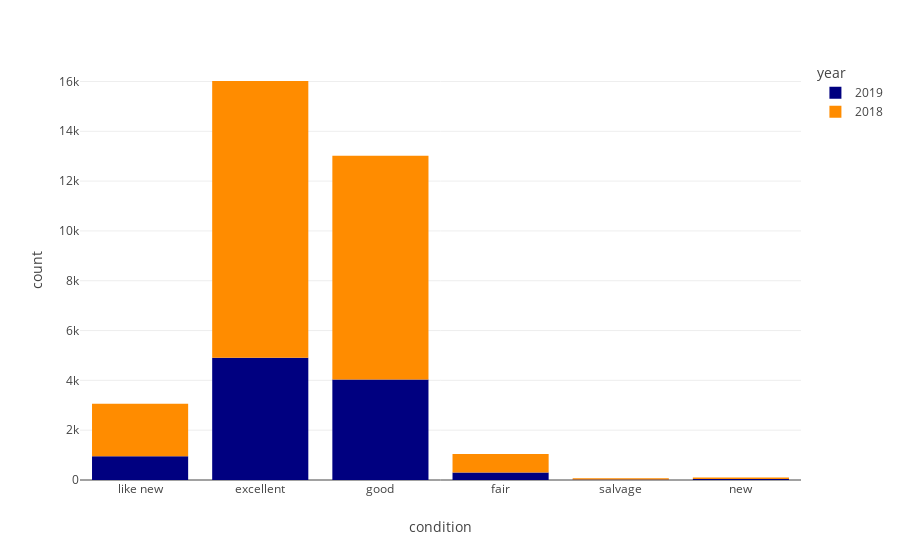

Notebook code cell kept with this figure:
### Code cell
condition_fig = px.histogram(df_clean, x='condition',
                             color = 'year',
                            color_discrete_sequence = ['navy', 'darkorange']
                            )
condition_fig.show()

### Figure 1 — Plotly figure (JSON) as saved in the notebook; plotly's stock layout.template omitted (floating-point values rounded to 4 significant figures; data arrays with more than 128 entries replaced by an {"elided": "..."} marker saying what was removed)
{"data": [{"alignmentgroup": "True", "bingroup": "x", "hovertemplate": "year=2019<br>condition=%{x}<br>count=%{y}<extra></extra>", "legendgroup": "2019", "marker": {"color": "navy", "pattern": {"shape": ""}}, "name": "2019", "offsetgroup": "2019", "orientation": "v", "showlegend": true, "type": "histogram", "x": {"elided": "10257 str values"}, "xaxis": "x", "yaxis": "y"}, {"alignmentgroup": "True", "bingroup": "x", "hovertemplate": "year=2018<br>condition=%{x}<br>count=%{y}<extra></extra>", "legendgroup": "2018", "marker": {"color": "darkorange", "pattern": {"shape": ""}}, "name": "2018", "offsetgroup": "2018", "orientation": "v", "showlegend": true, "type": "histogram", "x": {"elided": "23049 str values"}, "xaxis": "x", "yaxis": "y"}], "layout": {"barmode": "relative", "legend": {"title": {"text": "year"}, "tracegroupgap": 0}, "margin": {"t": 60}, "xaxis": {"anchor": "y", "domain": [0, 1], "title": {"text": "condition"}}, "yaxis": {"anchor": "x", "domain": [0, 1], "title": {"text": "count"}}}}
